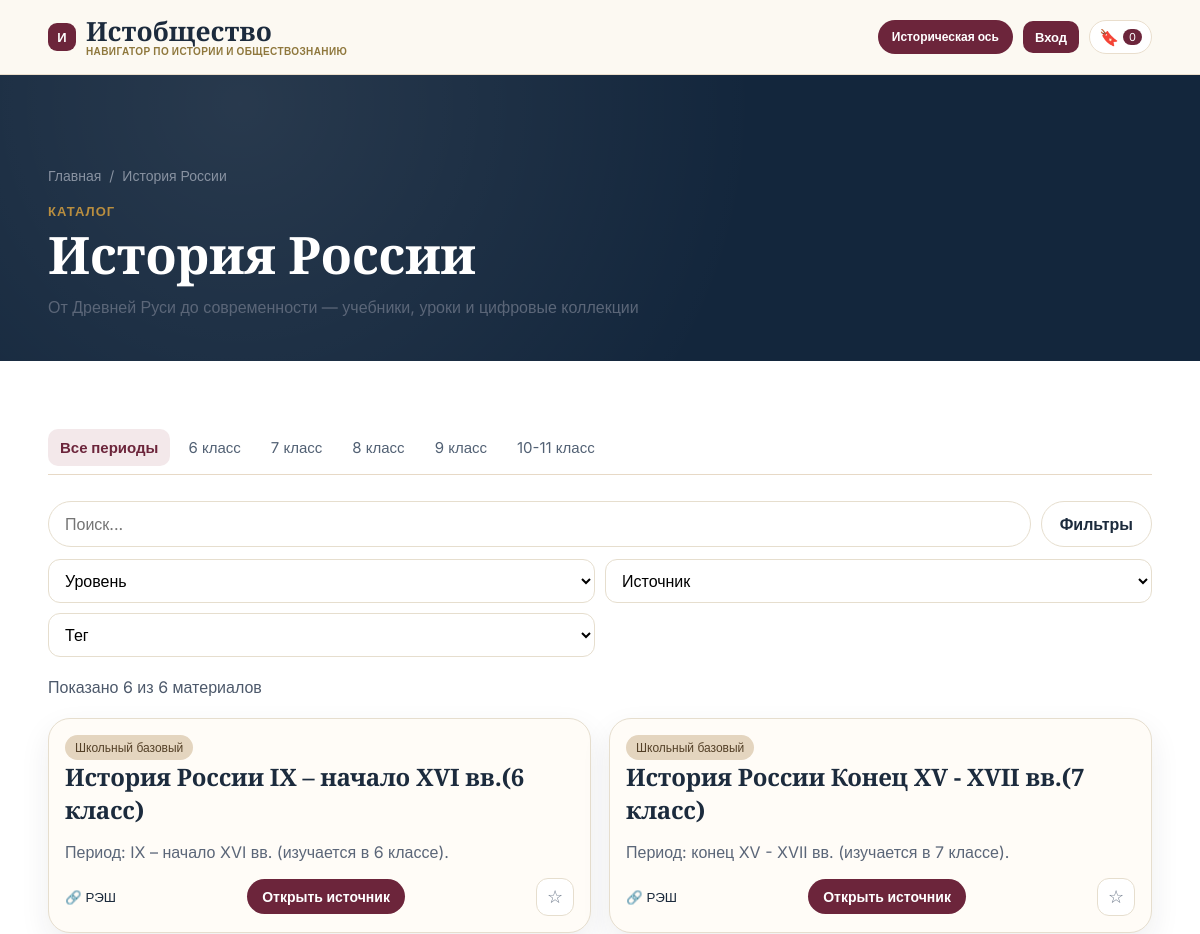
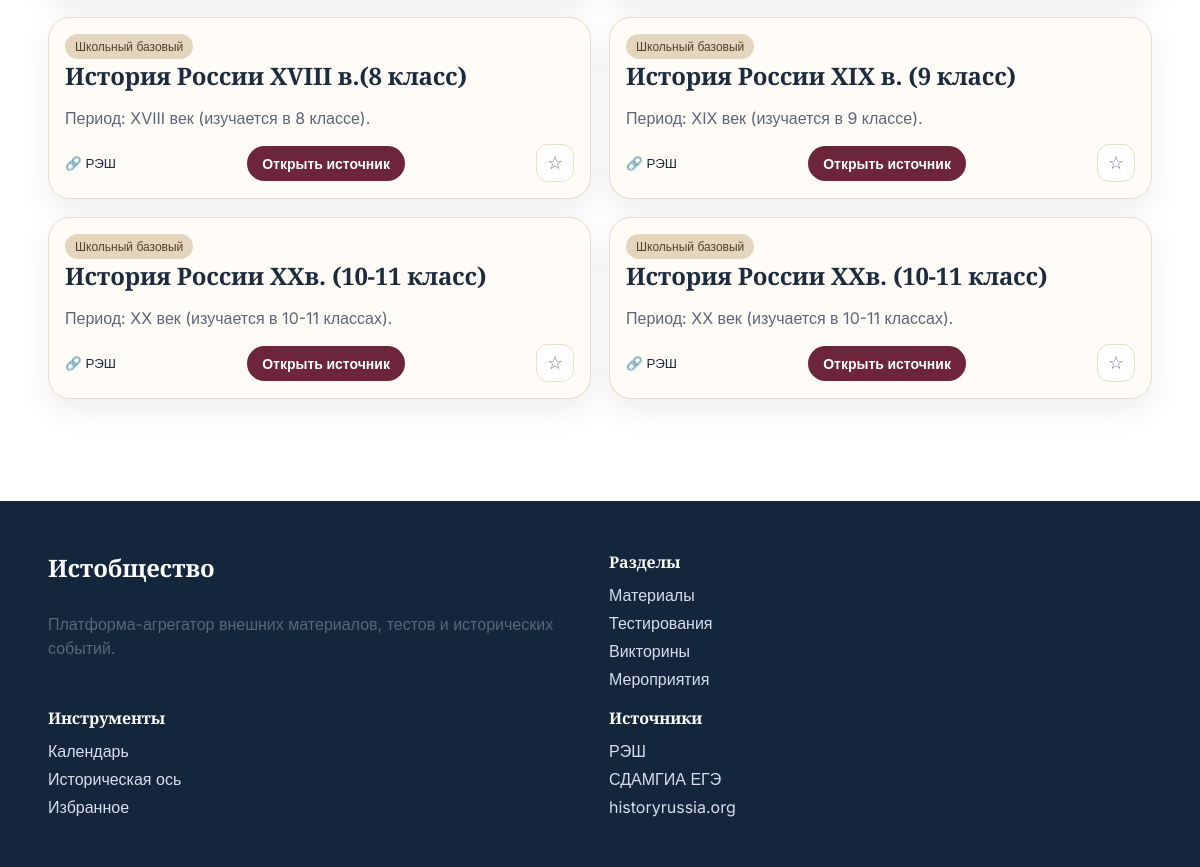
The page /russia/ on the database its author committed (2 pictures, top to bottom).
### apps/catalog/models.py (models this page shows, shortened)
class Material(TimeStampedModel):
    title = models.CharField(max_length=255)
    slug = models.SlugField(max_length=255, unique=True)
    short_description = models.TextField(blank=True)
    full_description = models.TextField(blank=True)
    section = models.CharField(max_length=32, choices=SECTION_CHOICES)
    material_kind = models.CharField(max_length=32, choices=MATERIAL_KIND_CHOICES, default="lesson")
    source = models.ForeignKey(Source, on_delete=models.PROTECT, related_name="materials")
    external_url = models.URLField(blank=True)
    primary_file = models.FileField(upload_to="materials/files/", blank=True, null=True)
    cover_image = models.ImageField(upload_to="materials/covers/", blank=True, null=True)
    badge_text = models.CharField(max_length=64, blank=True)
    level = models.CharField(max_length=32, choices=LEVEL_CHOICES, default="general")
    is_external_resource = models.BooleanField(default=True)
    is_published = models.BooleanField(default=True)
    is_archived = models.BooleanField(default=False)
    sort_order = models.PositiveIntegerField(default=0)
    published_at = models.DateTimeField(blank=True, null=True)
    link_priority = models.CharField(max_length=16, choices=LINK_PRIORITY_CHOICES, default="external")
    updated_by = models.ForeignKey(
        settings.AUTH_USER_MODEL,
        on_delete=models.SET_NULL,
        null=True,
        blank=True,
        related_name="updated_materials",
    )
    tags = models.ManyToManyField(Tag, related_name="materials", blank=True)
    class Meta:
        ordering = ["sort_order", "-published_at", "title"]

### apps/common/models.py (models this page shows, shortened)
class TimeStampedModel(models.Model):
    created_at = models.DateTimeField(auto_now_add=True)
    updated_at = models.DateTimeField(auto_now=True)
    class Meta:
        abstract = True

class Source(TimeStampedModel):
    name = models.CharField(max_length=255, unique=True)
    slug = models.SlugField(max_length=255, unique=True)
    domain = models.CharField(max_length=255, blank=True)
    base_url = models.URLField(blank=True)
    source_type = models.CharField(max_length=64, choices=SOURCE_TYPE_CHOICES, default="external_education")
    logo = models.ImageField(upload_to="sources/logos/", blank=True, null=True)
    is_active = models.BooleanField(default=True)
    sort_order = models.PositiveIntegerField(default=0)
    class Meta:
        ordering = ["sort_order", "name"]

### apps/catalog/views.py (the view)
# urls.py: path("russia/", views.russia, name="russia"),
def russia(request):
    materials = _filtered_materials("russia", request)
    period_tabs = [
        "Все периоды",
        "6 класс",
        "7 класс",
        "8 класс",
        "9 класс",
        "10-11 класс",
    ]
    selected = {
        "q": request.GET.get("q", ""),
        "level": request.GET.get("level", ""),
        "source": request.GET.get("source", ""),
        "tag": request.GET.get("tag", ""),
        "quick": request.GET.get("quick", ""),
        "staff_state": request.GET.get("staff_state", "all"),
    }
    context = {
        "section_name": "История России",
        "section_slug": "russia",
        "materials": materials,
        "sources": Source.objects.filter(is_active=True),
        "tags": Tag.objects.filter(tag_type__in=["topic", "period", "era"]),
        "level_choices": LEVEL_CHOICES,
        "period_tabs": period_tabs,
        "selected": selected,
        "total_count": materials.count(),
        "staff_mode": request.user.is_staff,
        "section_default": "russia",
    }
    return render(request, "catalog/russia.html", context)

### apps/core/context_processors.py (called while the page is built)
def site_meta(_request):
    return {
        "site_name": SITE_BRAND_NAME,
        "site_tagline": SITE_BRAND_TAGLINE,
    }

### apps/favorites/context_processors.py (called while the page is built)
def favorites_context(request):
    favorites = ensure_session_favorites(request)
    return {
        "favorites_count": total_favorites_count(favorites),
        "favorites_state": favorites,
    }

### apps/favorites/services.py (called while the page is built)
def _normalized_favorites(raw_favorites):
    fallback = {key: [] for key in FAVORITE_GROUPS}
    if not isinstance(raw_favorites, dict):
        return fallback
    normalized = {}
    for group in FAVORITE_GROUPS:
        values = raw_favorites.get(group, [])
        if isinstance(values, (list, tuple, set)):
            normalized[group] = [item for item in values if isinstance(item, int)]
        else:
            normalized[group] = []
    return normalized

def ensure_session_favorites(request):
    fallback = {key: [] for key in FAVORITE_GROUPS}
    try:
        session = getattr(request, "session", None)
        if session is None:
            return fallback
        favorites = session.get(settings.FAVORITES_SESSION_KEY)
        if not favorites:
            favorites = fallback.copy()
        return _normalized_favorites(favorites)
    except Exception:
        return fallback

def total_favorites_count(favorites):
    safe_favorites = _normalized_favorites(favorites)
    return sum(len(values) for values in safe_favorites.values())

### templates/catalog/russia.html (shortened to what this page needs)
{% extends "base.html" %}
{% load static %}
{% block page_css %}<link rel="stylesheet" href="{% static 'css/pages/russia.css' %}">{% endblock %}
{% block content %}
<section class="hero hero-dark russia-hero">
  <div class="container">
    {% include "includes/components/breadcrumbs.html" with current="История России" %}
    <p class="section-label">Каталог</p>
    <h1>История России</h1>
    <p>От Древней Руси до современности — учебники, уроки и цифровые коллекции</p>
  </div>
</section>
<section class="container section">
  <form id="russia-filter-form" class="filter-form" method="get" hx-get="/htmx/russia/filter/" hx-target="#russia-grid" hx-trigger="change delay:200ms, keyup changed delay:300ms from:input[name='q']">
    <div class="period-tabs">
      {% for period in period_tabs %}
        <button type="submit" name="quick" value="{{ period }}" class="{% if selected.quick == period or not selected.quick and forloop.first %}is-active{% endif %}">{{ period }}</button>
      {% endfor %}
    </div>
    <div class="search-form">
      <input type="text" name="q" value="{{ selected.q }}" placeholder="Поиск...">
      <button type="submit" class="btn btn-outline">Фильтры</button>
    </div>
    <div class="filter-row">
      <select name="level">
        <option value="">Уровень</option>
      </select>
      <select name="source">
        <option value="">Источник</option>
      </select>
      <select name="tag">
        <option value="">Тег</option>
      </select>
    </div>
  </form>
  <p class="result-note">Показано {{ total_count }} из {{ total_count }} материалов</p>
  <div id="russia-grid" class="grid-4">
    {% include "catalog/partials/materials_grid.html" with materials=materials total_count=total_count %}
  </div>
</section>
{% endblock %}

### templates/includes/components/material_card.html (shortened to what this page needs)
<article class="card material-card">
  <div class="card-head">
    <span class="pill">{{ material.get_level_display }}</span>
  </div>
  <h3>{{ material.title }}</h3>
  <p>{{ material.short_description|truncatechars:96 }}</p>
  <div class="card-footer">
    <small>🔗 {{ material.source.name }}</small>
    {% if material.primary_file %}
      <a class="btn btn-outline" href="{{ material.primary_file.url }}" download>Скачать файл</a>
    {% elif material.external_url %}
      <a
        class="btn js-external-go"
        href="/go/material/{{ material.id }}/"
        data-item-title="{{ material.title }}"
        data-source-domain="{{ material.source.domain|default:material.source.name }}"
        data-content-label="материалу"
      >Открыть источник</a>
    {% endif %}
    {% if material.id in favorites_state.materials %}
      {% include "includes/components/favorite_button.html" with item_type="materials" item_id=material.id is_saved=True %}
    {% else %}
      {% include "includes/components/favorite_button.html" with item_type="materials" item_id=material.id is_saved=False %}
    {% endif %}
  </div>
</article>

### templates/includes/components/favorite_button.html
{% with saved=is_saved|default:False %}
<button
  class="favorite-btn {% if saved %}is-saved{% endif %}"
  hx-post="/htmx/favorites/toggle/"
  hx-vals='{"item_type":"{{ item_type }}","item_id":"{{ item_id }}"}'
  hx-target="this"
  hx-swap="outerHTML"
  hx-trigger="click"
  aria-label="{% if saved %}Убрать из избранного{% else %}Сохранить в избранное{% endif %}"
  title="{% if saved %}Убрать из избранного{% else %}Сохранить в избранное{% endif %}"
>
  {% if saved %}★{% else %}☆{% endif %}
</button>
{% endwith %}

### static/css/base.css (style rules this page uses)
:root { --background-main: #ffffff; --background-card: #fffcf7; --background-hero-dark: #13263c; --text-primary: #1c2b3d; --text-secondary: #5b6678; --accent-burgundy: #6c253b; --accent-gold: #b98e3f; --accent-blue: #1b79da; --accent-green: #2d8f48; --card-border: #e6dece; --chip-bg: #ebe4d7; --footer-bg: #13263c; --radius-md: 14px; --radius-lg: 22px; --shadow-soft: 0 12px 30px rgba(34, 38, 48, 0.08); }
* { box-sizing: border-box; }
body { margin: 0; background: var(--background-main); color: var(--text-primary); font-family: "Inter", sans-serif; }
h1, h2, h3, h4 { font-family: "Cormorant Garamond", serif; margin: 0 0 14px; letter-spacing: -0.01em; }
h1 { font-size: clamp(2.4rem, 4.3vw, 4.35rem); line-height: 1.03; }
h3 { font-size: clamp(1.35rem, 2vw, 1.9rem); }
p { margin: 0 0 14px; color: var(--text-secondary); line-height: 1.52; }
a { color: inherit; text-decoration: none; }
button, input, select { font: inherit; }

### static/css/layout.css (style rules this page uses)
.container { width: min(1600px, 92vw); margin: 0 auto; }
.section { padding: 52px 0; }
.hero { background: linear-gradient(140deg, #1f2f46 0%, #13263c 70%); color: #fff; padding: 92px 0 70px; position: relative; }
.hero::before { content: ""; position: absolute; inset: 0; background: radial-gradient(circle at 20% 10%, rgba(255, 255, 255, 0.09), transparent 52%); }
.hero > .container { position: relative; z-index: 1; }
.hero-dark { background: var(--background-hero-dark); }
.section-label { color: var(--accent-gold); text-transform: uppercase; letter-spacing: 0.08em; font-size: 13px; font-weight: 700; margin-bottom: 6px; }
.grid-4 { display: grid; grid-template-columns: repeat(4, minmax(0, 1fr)); gap: 18px; }
.result-note { font-size: 1rem; margin: 18px 0; color: #4d596b; }
@media (max-width: 1279px) { .grid-4 { grid-template-columns: repeat(2, minmax(0, 1fr)); } }

### static/css/components.css (style rules this page uses)
.btn { display: inline-flex; align-items: center; justify-content: center; padding: 10px 18px; border: 0; border-radius: 999px; background: var(--accent-burgundy); color: #fff; cursor: pointer; font-weight: 600; }
.btn-outline { background: #fff; color: var(--text-primary); border: 1px solid var(--card-border); }
.search-form { display: grid; grid-template-columns: 1fr auto; gap: 10px; position: relative; }
.search-form input, .search-form select { width: 100%; border: 1px solid var(--card-border); border-radius: 999px; padding: 12px 16px; background: #fff; }
.filter-form { display: grid; gap: 12px; margin: 16px 0 14px; }
.filter-row { display: grid; grid-template-columns: repeat(4, minmax(0, 1fr)); gap: 10px; }
.filter-row select { border: 1px solid var(--card-border); border-radius: 12px; background: #fff; padding: 10px 12px; }
.period-tabs { display: flex; flex-wrap: wrap; gap: 6px; border-bottom: 1px solid #e7d9c6; padding-bottom: 8px; margin-bottom: 14px; }
.period-tabs button, .period-tabs a { border: 0; background: transparent; border-radius: 10px; padding: 9px 12px; cursor: pointer; color: #526174; font-size: 15px; }
.period-tabs button.is-active, .period-tabs a.is-active { color: var(--accent-burgundy); background: #f3e8ea; font-weight: 600; }
.card { background: var(--background-card); border: 1px solid var(--card-border); border-radius: var(--radius-lg); padding: 16px; box-shadow: var(--shadow-soft); }
.card-head, .card-footer, .toolbar { display: flex; flex-wrap: wrap; gap: 8px; align-items: center; justify-content: space-between; }
.card-footer .btn { padding: 9px 15px; font-size: 14px; }
.pill { background: #e4d5bf; color: #544027; border-radius: 999px; padding: 5px 10px; font-size: 12px; }
.favorite-btn { width: 38px; min-width: 38px; height: 38px; display: inline-flex; align-items: center; justify-content: center; background: #fff; border: 1px solid var(--card-border); color: #6e7a8b; border-radius: 12px; padding: 0; cursor: pointer; font-size: 18px; line-height: 1; transition: all 0.18s ease; }
.material-card { overflow: hidden; }
.material-card, .test-card, .event-card { display: flex; flex-direction: column; height: 100%; }
.material-card .card-footer, .test-card .card-footer, .event-card .card-footer { margin-top: auto; }
@media (max-width: 1279px) { .filter-row { grid-template-columns: repeat(2, minmax(0, 1fr)); } }

### static/css/pages/russia.css (style rules this page uses)
.russia-hero { padding-bottom: 28px; }

### rows shown on the page
Material: level "Школьный базовый", title "История России IX – начало XVI вв.(6 класс)", short_description "Период: IX – начало XVI вв. (изучается в 6 классе).", source.name "РЭШ"
Material: level "Школьный базовый", title "История России Конец XV - XVII вв.(7 класс)", short_description "Период: конец XV - XVII вв. (изучается в 7 классе).", source.name "РЭШ"
Material: level "Школьный базовый", title "История России XVIII в.(8 класс)", short_description "Период: XVIII век (изучается в 8 классе).", source.name "РЭШ"
Material: level "Школьный базовый", title "История России XIX в. (9 класс)", short_description "Период: XIX век (изучается в 9 классе).", source.name "РЭШ"
Material: level "Школьный базовый", title "История России XXв. (10-11 класс)", short_description "Период: XX век (изучается в 10-11 классах).", source.name "РЭШ"
Material: level "Школьный базовый", title "История России XXв. (10-11 класс)", short_description "Период: XX век (изучается в 10-11 классах).", source.name "РЭШ"

### other values the page prints
{{ site_name }} "Истобщество"
{{ site_tagline }} "НАВИГАТОР ПО ИСТОРИИ И ОБЩЕСТВОЗНАНИЮ"
{{ favorites_count|default:0 }} "0"
{{ current }} "История России"
{{ period }} "Все периоды" "6 класс" "7 класс" "8 класс" "9 класс" "10-11 класс"
{{ total_count }} "6"
